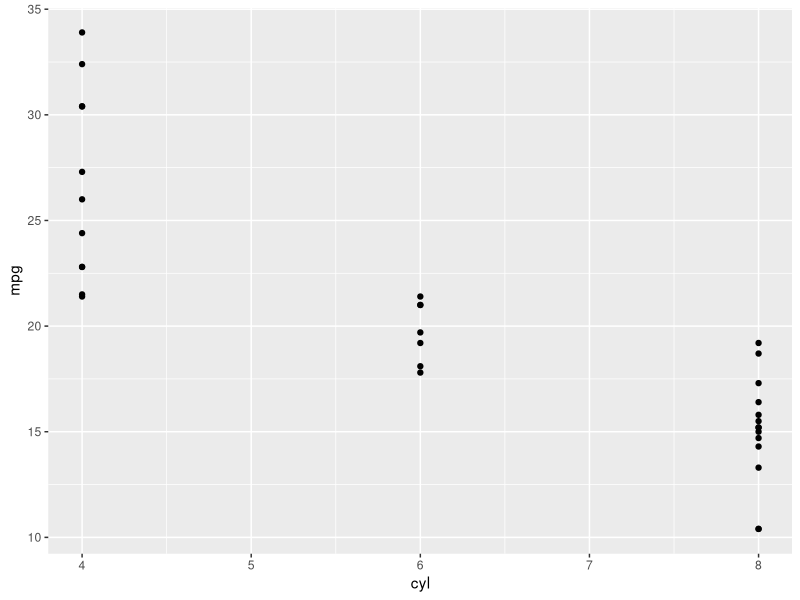
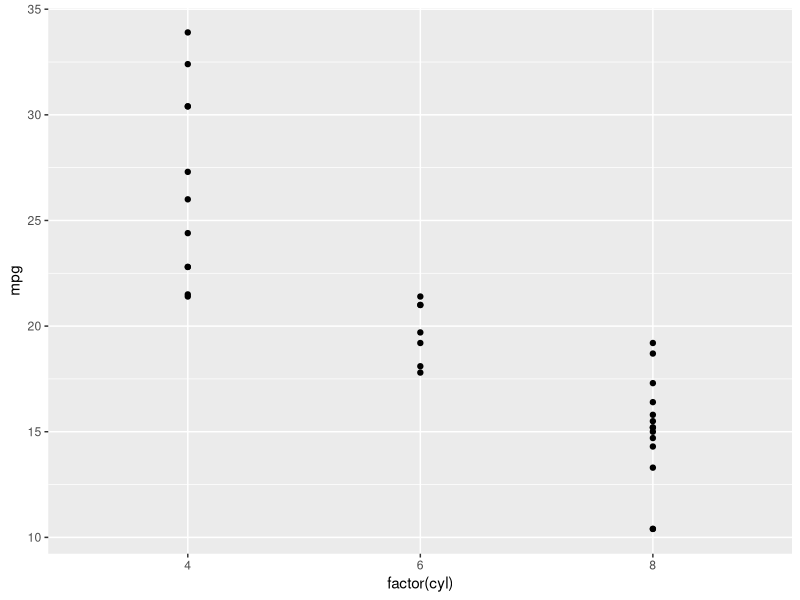
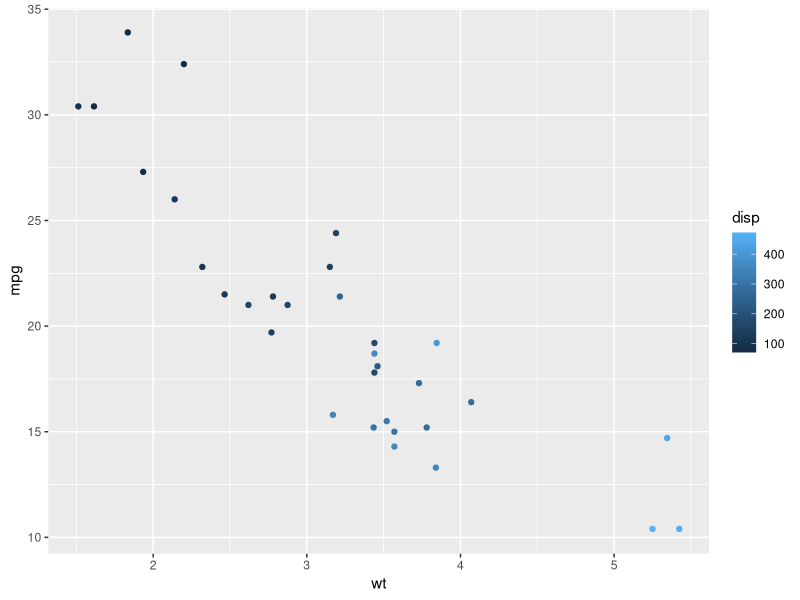
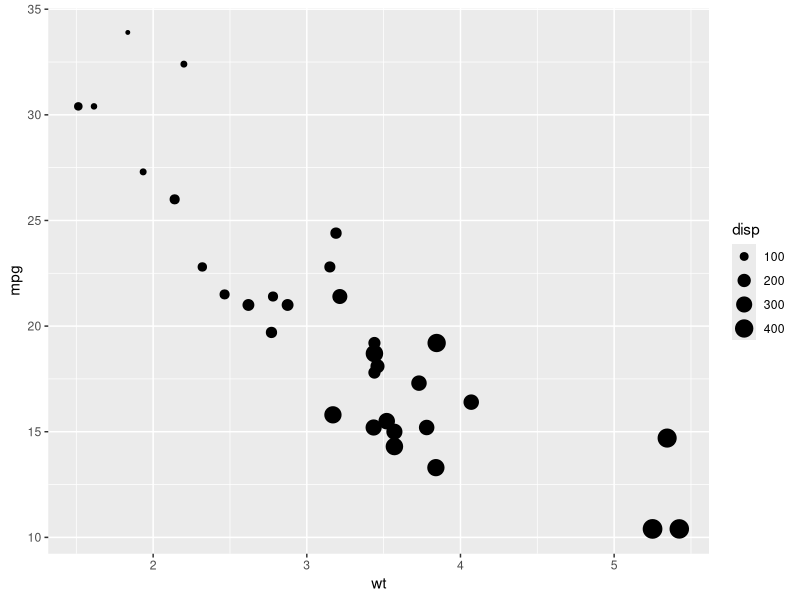
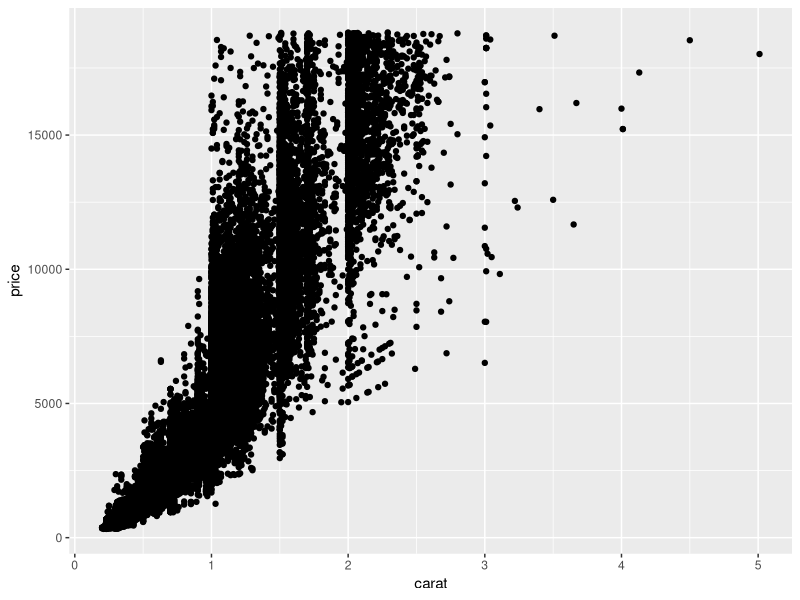
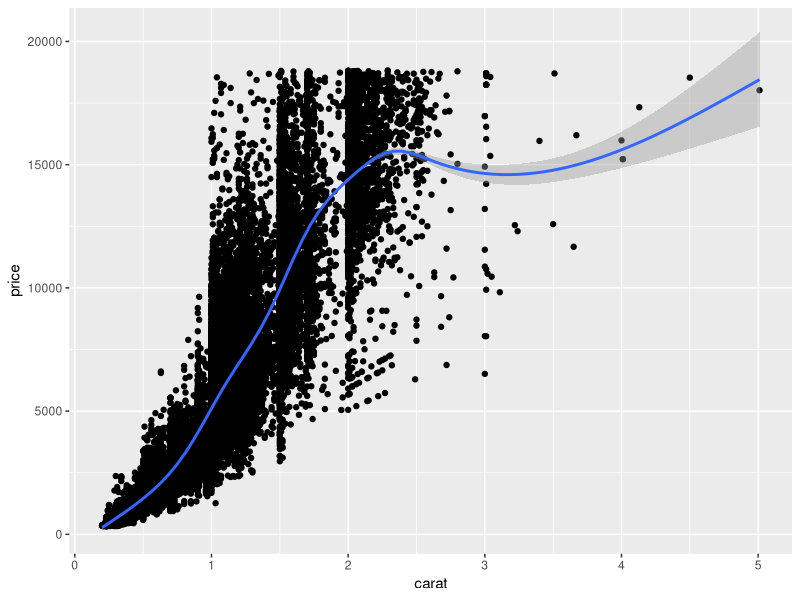
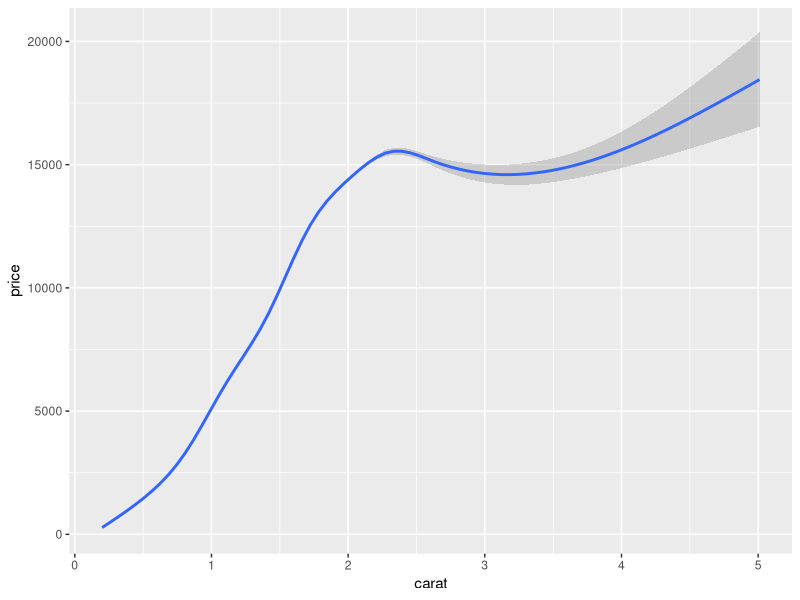
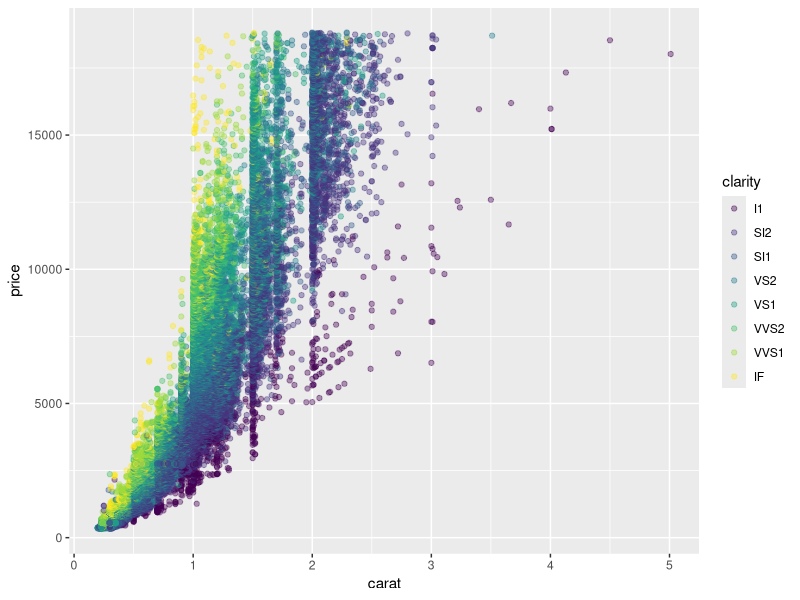

Recreate these plots in R, in order.
library('ggplot2')

str(mtcars)

ggplot(mtcars, aes(x= cyl, y= mpg)) + geom_point() # 4 5 6 7 8 

ggplot(mtcars, aes(x = factor(cyl), y= mpg)) + geom_point() #  4 6 8 

ggplot(mtcars, aes(x = wt, y = mpg, color = disp)) +
  geom_point()    # Setting Color to displacement

ggplot(mtcars, aes(x = wt, y = mpg, size = disp)) +
  geom_point()    # Setting size to displacement

data("diamonds")
str(diamonds)

ggplot(diamonds, aes(x = carat, y = price)) + geom_point() # Normal Plot

# Geom_smooth draws a line over the points
ggplot(diamonds, aes(x = carat, y = price)) + geom_point() + geom_smooth() 

# Add just the line
ggplot(diamonds, aes(x = carat, y = price)) + geom_smooth()

# Make the scatter plot point transparent
ggplot(diamonds, aes(x = carat, y = price, color = clarity)) + geom_point(alpha = 0.4)

# Plot only the line
ggplot(diamonds, aes(x = carat, y = price, color = clarity)) + geom_smooth()

# Adding multiple layers in the ggplot

dia_plot <- ggplot(diamonds, aes(x = carat, y = price))
dia_plot + geom_point(aes(color = clarity)) 

# Add smooth without shades and plot points with clairty to color
dia_plot + geom_point(alpha =0.2) + geom_smooth(aes(col = clarity), se = FALSE) 

# Plotting with Linear Model
ggplot(mtcars, aes(x = wt, y = mpg, col = factor(cyl))) +geom_point() + geom_smooth(method = "lm", se = FALSE) + geom_smooth(aes(group = 1),se = FALSE, method = "lm", linetype = 2)

# Tidy Date : iris.tidy

library(tidyr)
iris.tidy <- iris %>% gather(key, Value, -Species) %>% separate(key, c("Part", "Measure"), "\\.")

iris$Flower <- 1:nrow(iris)
iris.wide <- iris %>%
  gather(key, value, -Species, -Flower) %>%
  separate(key, c("Part", "Measure"), "\\.") %>%
  spread(Measure, value)

# plotting above mentioned iris.wide data

ggplot(iris.wide, aes(x = Length, y = Width, color = Part)) +
  geom_jitter() +
  facet_grid(. ~ Species)

# Applying various Aesthetics

# Change Shape (Circle) and Size
ggplot(mtcars, aes(x= wt,y=mpg,col= factor(cyl))) +
  geom_point(shape=1, size=4)

# CHange Shape to 21 and add 2 aesthetic to a dot

ggplot(mtcars, aes(x = wt, y = mpg, fill = factor(cyl), col=factor(am))) +
  geom_point(shape = 21, size = 4, alpha=0.6)

# various aesthetics on cyl:

ggplot(mtcars, aes(x=wt, y=mpg, alpha=cyl)) + geom_point()

ggplot(mtcars, aes(x=wt, y=mpg, shape=factor(cyl))) + geom_point()

ggplot(mtcars, aes(x=wt, y=mpg,label=cyl)) + geom_point()  + geom_text()


# Chnaging the aesthetic and attributes 
# The attribute values has more precedence

my_color <- "#4ABEFF"
ggplot(mtcars, aes(x=wt, y=mpg, col=cyl)) + geom_point()

ggplot(mtcars, aes(x=wt, y=mpg, col=cyl)) + geom_point(color=my_color)

ggplot(mtcars, aes(x=wt, y=mpg, fill=cyl)) + geom_point(size=10, shape=23, color=my_color)
